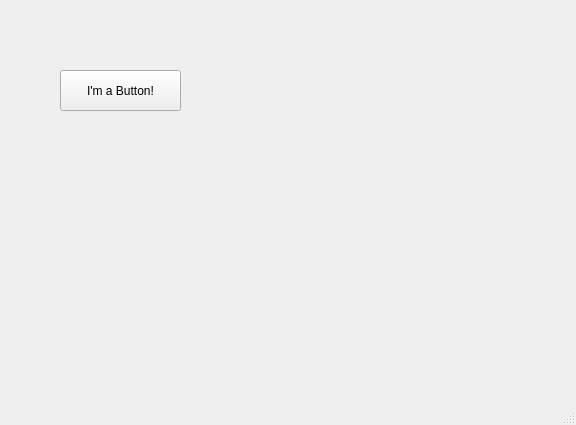
<?xml version="1.0" encoding="UTF-8"?>
<ui version="4.0">
	<class>MainWindow</class>
	<widget class="QMainWindow" name="MainWindow">
		<property name="geometry">
			<rect>
				<x>0</x>
				<y>0</y>
				<width>576</width>
				<height>425</height>
			</rect>
		</property>
		<property name="windowTitle">
			<string>MainWindow</string>
		</property>
		<widget class="QWidget" name="centralwidget">
			<widget class="QPushButton" name="pushButton">
				<property name="geometry">
					<rect>
						<x>60</x>
						<y>70</y>
						<width>121</width>
						<height>41</height>
					</rect>
				</property>
				<property name="toolTip">
					<string/>
				</property>
				<property name="text">
					<string>I'm a Button!</string>
				</property>
			</widget>
		</widget>
		<widget class="QMenuBar" name="menubar">
			<property name="geometry">
				<rect>
					<x>0</x>
					<y>0</y>
					<width>576</width>
					<height>21</height>
				</rect>
			</property>
		</widget>
		<widget class="QStatusBar" name="statusbar"/>
	</widget>
	<resources/>
	<connections/>
</ui>
